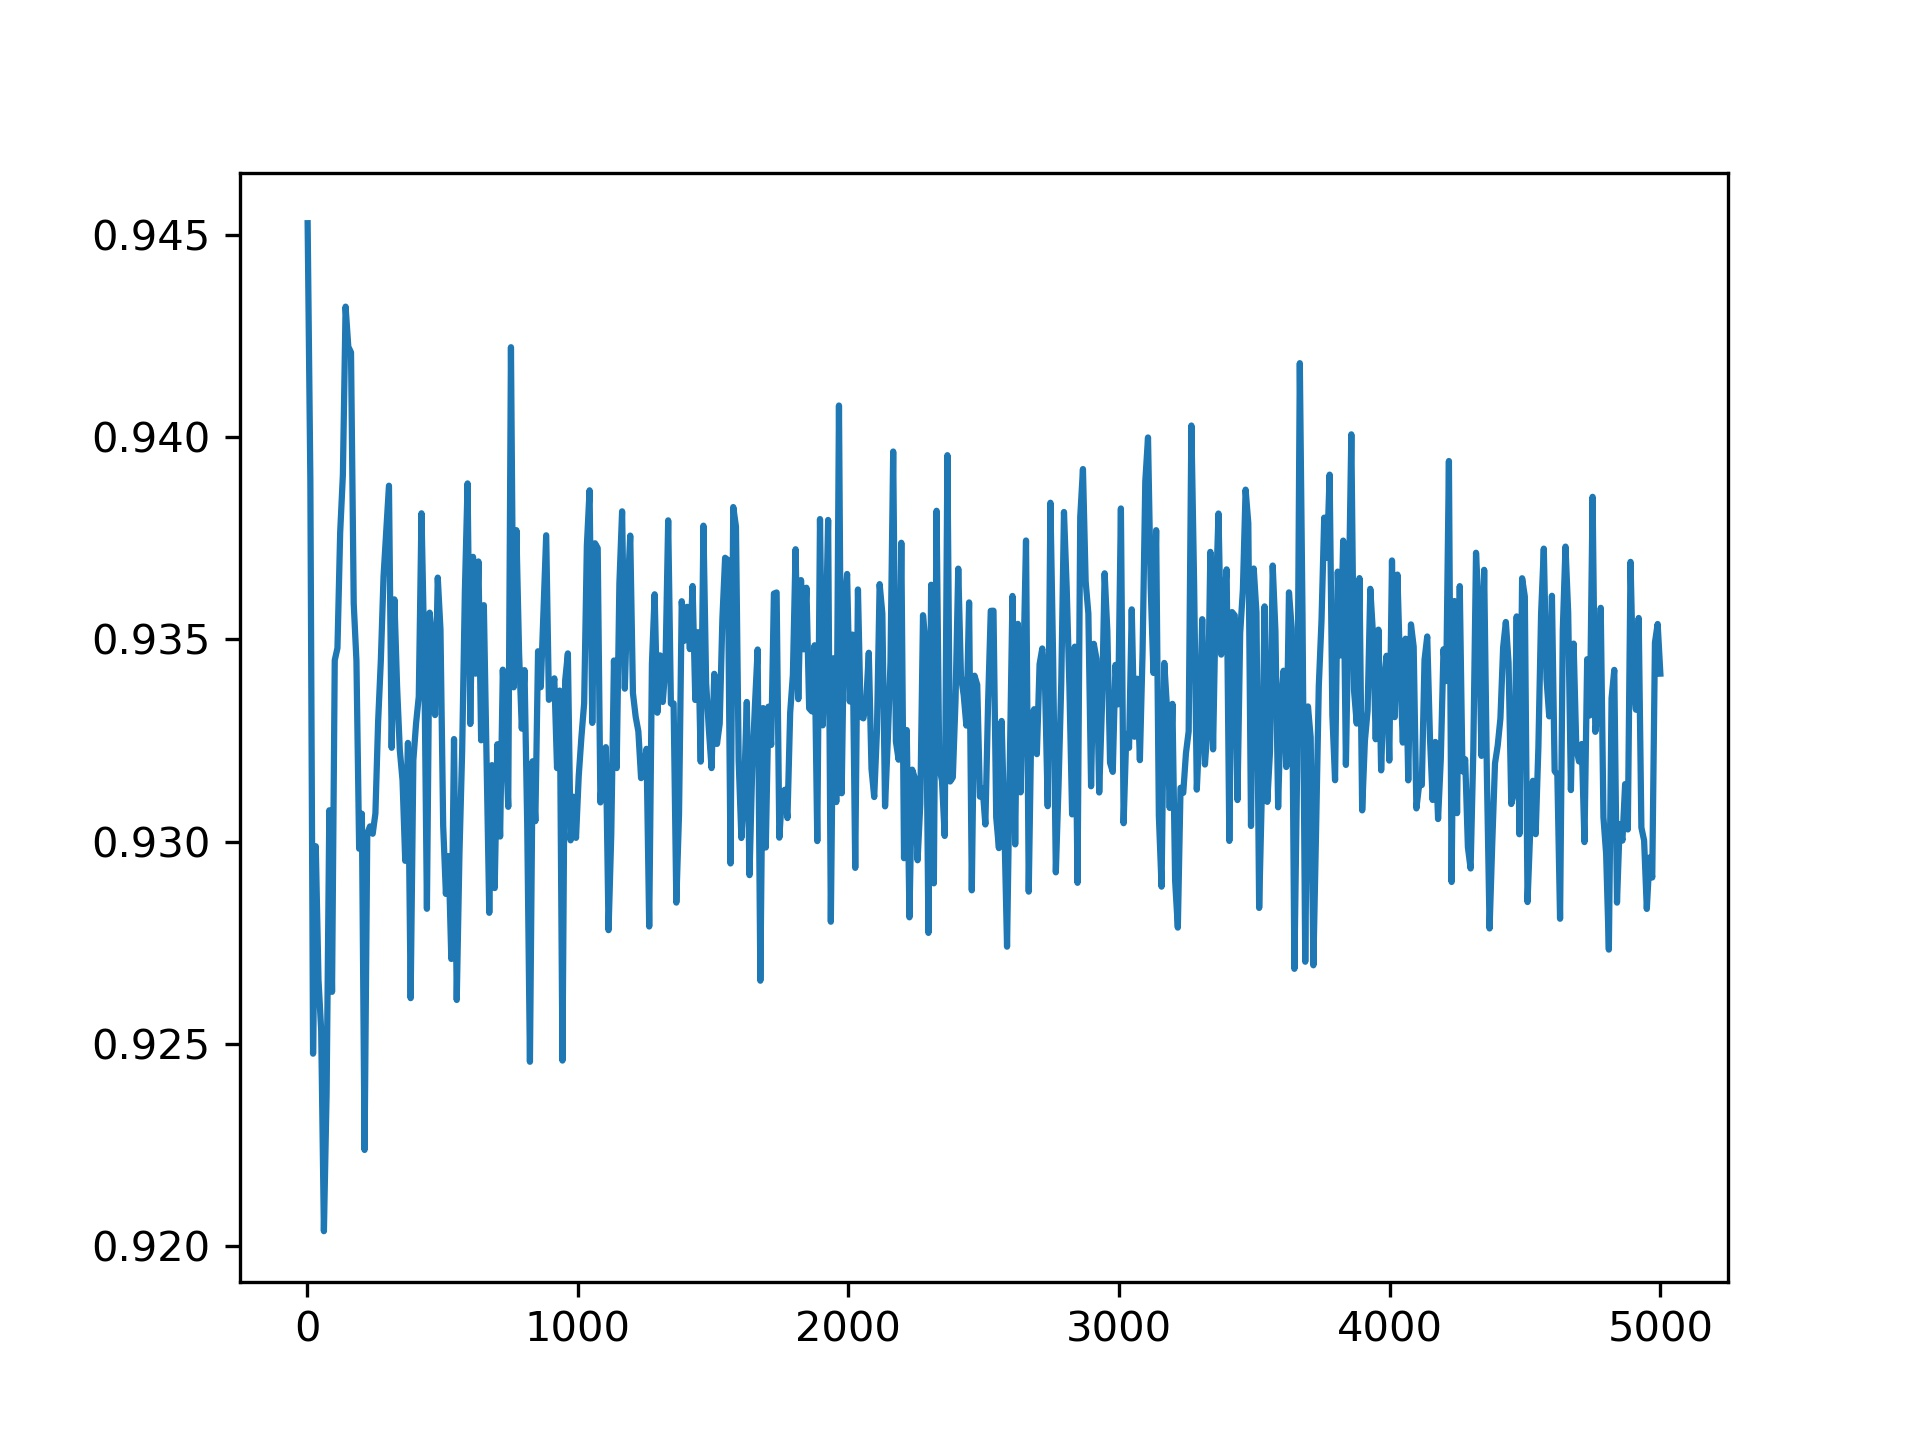

The Python source for this figure:
import os

import matplotlib.pyplot as plt
import numpy as np
from scipy.io import loadmat


def main():
    path = '//nas.ads.mwn.de/TUZE/wsi/e24/ReinhardLab/data_setup_nv1/190221_d06_phase_oscillation/phase_oscillation_02'
    start_index = 16
    end_index = 2073

    taus = np.loadtxt(os.path.join(path, 'taus.txt'))
    zs = np.zeros_like(taus)

    for i in range(start_index, end_index + 1):
        if i % 100 == 0:
            print(i)
        full_path = os.path.join(path, 'pulsed.{:03}.mat'.format(i))
        data = loadmat(full_path)
        zs += data['zs'][0]

    zs /= end_index - start_index + 1

    plt.close('all')
    plt.plot(taus, zs)
    plt.savefig('z_vs_taus.jpg', dpi=300)

    freqs = np.fft.rfftfreq(len(taus), taus[-1] - taus[-2])
    ft_zs = np.fft.rfft(zs)
    plt.close('all')
    plt.plot(freqs[1:], ft_zs[1:])
    plt.savefig('z_vs_taus_fft.jpg', dpi=300)


if __name__ == '__main__':
    main()
